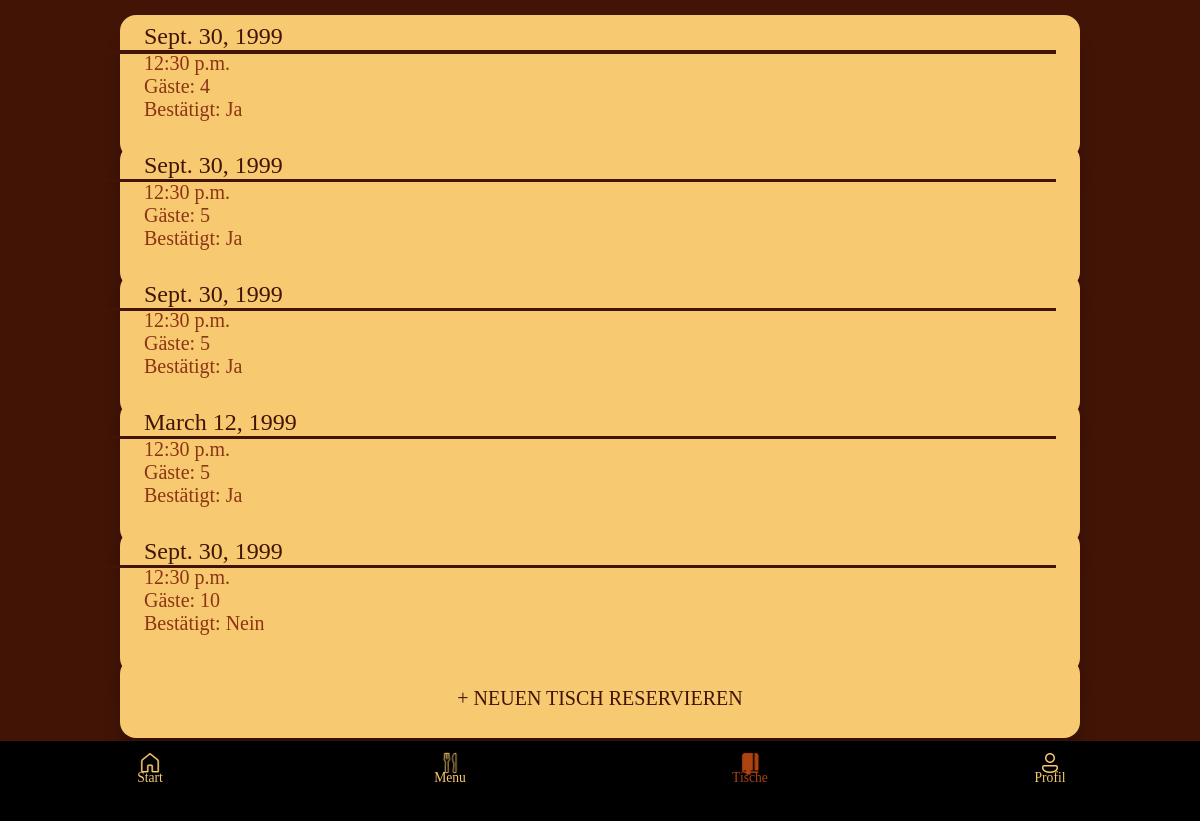
Screenshot of /user/orders/ (signed in) with the database file from the repository.
### reservation_app/models.py (models this page shows, shortened)
class Book(models.Model):
    user = models.ForeignKey(settings.AUTH_USER_MODEL, on_delete=models.CASCADE, default=1)
    last_name = models.CharField(default='', max_length=50)
    time = models.TimeField(default='12:30:00')
    date = models.DateField(default='2024-02-19')
    guests = models.IntegerField(default= '',null=False)
    confirmation= models.CharField(default='Nein', max_length=20)
    fcm_token = models.CharField(max_length=255, blank=True, null=True)
    phone     = models.CharField(max_length=30,blank=True,null=True)

### reservation_app/views.py (the view)
# urls.py: path('user/orders/', views.user_orders, name='user_orders'),
def user_orders(request):
    if request.user.is_authenticated:
        if request.user.is_superuser:
            return redirect('orders_admin')
        else:
            user_orders = Book.objects.filter(user=request.user)
            return render(request, 'user_orders.html', {'user_orders': user_orders})
    else:
        return render(request, 'user_orders.html')

### reservation_app/templates/user_orders.html (shortened to what this page needs)
{% extends 'base.html' %}
{% block content %}
     {% if user.is_authenticated %}
     <div class="tables-container">
     {% for order in user_orders %}
     <div class="table_button"><label>{{ order.date }} </label>
      <hr>
      <div class="text_st">
      <br>{{ order.time }} <br> Gäste: {{ order.guests }} <br> Bestätigt: {{ order.confirmation }}<br><br></label>
    </div>
     {% endfor %}
     <div class="button-container">
      <a href="{% url 'create_book' %}">
          <button class="std_button">+ Neuen Tisch reservieren</button>
      </a>
  </div>
     {% else %}
    <div class="text_orders">
      Leider haben Sie noch keine reservierten Tische.<br><br>
      Bitte <a href="{% url 'login_user' %}">melden Sie an</a> um Ihre Reservierungen einzusehen oder reservieren Sie  <a href="{% url 'create_book' %}"> einen neuen Tisch</a>.
    </div>
     {% endif %}
     <br/>
    <br/>
    <br/>
     {% load static %}
<a href="{% url 'home' %}">
  <button class="tabbar home">
      <img src="{% static 'icons/home.png' %}">
      <br>
      Start
  </button>
</a>
<a href="{% url 'menu' %}">
  <button class="tabbar menu">
      <img src="{% static 'icons/menu.png' %}" >
      <br>
      Menu
  </button>
</a>
<a href="{% url 'user_orders' %}">
  <button class="tabbar mybook">
      <img src="{% static 'icons/tables_active.png' %}">
      <br>
      Tische
  </button>
</a>
{% if user.is_authenticated %}
<a href="{% url 'account' %}">
  <button class="tabbar login_user">
      <img src="{% static 'icons/account.png' %}">
      <br>
      Profil
  </button>
</a>
{% endif %}
{% endblock %}

### reservation_app/templates/user_orders.html (style rules this page uses)
.mybook { color:var(--active_button) }

### rows the page displays
Book: date "Sept. 30, 1999", time "12:30 p.m.", guests "4", confirmation "Ja"
Book: date "Sept. 30, 1999", time "12:30 p.m.", guests "5", confirmation "Ja"
Book: date "Sept. 30, 1999", time "12:30 p.m.", guests "5", confirmation "Ja"
Book: date "March 12, 1999", time "12:30 p.m.", guests "5", confirmation "Ja"
Book: date "Sept. 30, 1999", time "12:30 p.m.", guests "10", confirmation "Nein"
